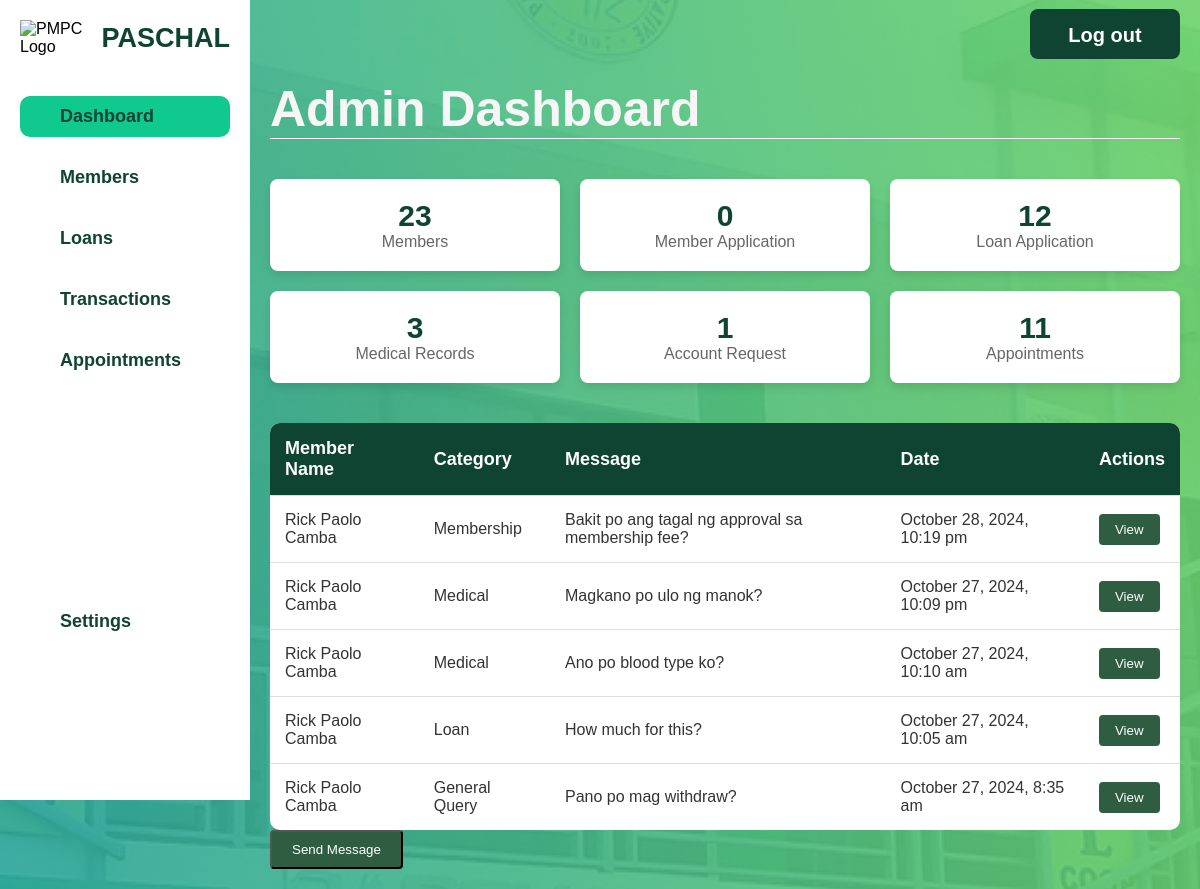
/admin/admin.php, run on the app's committed database.
### tables this page shows
CREATE TABLE `admin_messages` (
  `MessageID` int(11) NOT NULL,
  `MemberID` int(11) DEFAULT NULL,
  `Category` varchar(255) DEFAULT NULL,
  `MessageContent` text DEFAULT NULL,
  `DateSent` datetime DEFAULT NULL,
  `isReplied` tinyint(1) DEFAULT 0
);

### html/admin/admin.php (the view, shortened to what this page needs)
<?php
$servername = "localhost";
$dbUsername = "root";
$dbPassword = "";
$dbname = "pmpc";
$conn = new mysqli($servername, $dbUsername, $dbPassword, $dbname);
$totalMembersQuery = "SELECT COUNT(*) as total FROM member";
$totalMembersResult = $conn->query($totalMembersQuery);
$totalMembers = $totalMembersResult->fetch_assoc()['total'];
$activeMemberApplicationsQuery = "SELECT COUNT(*) as total FROM membership_application WHERE Status = 'In Progress'";
$activeMemberApplicationsResult = $conn->query($activeMemberApplicationsQuery);
$activeMemberApplications = $activeMemberApplicationsResult->fetch_assoc()['total'];
$loanApplicationsQuery = "SELECT COUNT(*) as total FROM loanapplication";
$loanApplicationsResult = $conn->query($loanApplicationsQuery);
$loanApplications = $loanApplicationsResult->fetch_assoc()['total'];
$medicalRecordsQuery = "SELECT COUNT(*) as total FROM medical";
$medicalRecordsResult = $conn->query($medicalRecordsQuery);
$medicalRecords = $medicalRecordsResult->fetch_assoc()['total'];
$accountRequestsQuery = "SELECT COUNT(*) as total FROM Account_request";
$accountRequestsResult = $conn->query($accountRequestsQuery);
$accountRequests = $accountRequestsResult->fetch_assoc()['total'];
$appointmentsQuery = "SELECT COUNT(*) as total FROM appointments";
$appointmentsResult = $conn->query($appointmentsQuery);
$appointments = $appointmentsResult->fetch_assoc()['total'];
$messagesQuery = "SELECT CONCAT(m.FirstName, ' ', m.LastName) AS MemberName,
                         a.Category, a.MessageContent, a.DateSent, a.MessageID
                  FROM admin_messages a
                  JOIN member m ON a.MemberID = m.MemberID
                  ORDER BY a.DateSent DESC";
$messagesResult = $conn->query($messagesQuery);
?>
<!DOCTYPE html>
<html lang="en">
<head>
    <link rel="stylesheet" href="../../css/admin-dashboard.css">
    <link rel="stylesheet" href="../../css/member-general.css">
    <link rel="stylesheet" href="../../css/admin.css">
</head>
<body>
    <div class="container">
        <div class="sidebar">
            <div class="logo-container">
                <div class="logo">
                    <img src="../../assets/pmpc-logo.png" alt="PMPC Logo">
                </div>
                <h2 class="pmpc-text">PASCHAL</h2>
            </div>
            <ul class="sidebar-menu">
                <li><a href="admin.php" class="active">Dashboard</a></li>
                <li><a href="admin-members.php">Members</a></li>
                <li><a href="admin-loans.php">Loans</a></li>
                <li><a href="admin-transactions.php">Transactions</a></li>
                <li><a href="admin-appointments.php">Appointments</a></li>
            </ul>
            <ul class="sidebar-settings">
                <li><a href="admin-settings.html">Settings</a></li>
            </ul>
        </div>
        <div class="main-content">
            <header>
                <h1>Admin Dashboard</h1>
                <button class="logout-button" onclick="redirectToIndex()">Log out</button>
            </header>
            <section class="dashboard-metrics">
                <div class="metric-box">
                    <h3><?php echo $totalMembers; ?></h3>
                    <p>Members</p>
                </div>
                <div class="metric-box">
                    <h3><?php echo $activeMemberApplications; ?></h3>
                    <p>Member Application</p>
                </div>
                <div class="metric-box">
                    <h3><?php echo $loanApplications; ?></h3>
                    <p>Loan Application</p>
                </div>
                <div class="metric-box">
                    <h3><?php echo $medicalRecords; ?></h3>
                    <p>Medical Records</p>
                </div>
                <div class="metric-box">
                    <h3><?php echo $accountRequests; ?></h3>
                    <p>Account Request</p>
                </div>
                <div class="metric-box">
                    <h3><?php echo $appointments; ?></h3>
                    <p>Appointments</p>
                </div>
            </section>
            <section class="inbox-section">
                <table class="inbox-table">
                    <thead>
                        <tr>
                            <th>Member Name</th>
                            <th>Category</th>
                            <th>Message</th>
                            <th>Date</th>
                            <th>Actions</th>
                        </tr>
                    </thead>
                    <tbody id="inboxMessages">
                        <?php
                        if ($messagesResult->num_rows > 0) {
                            while ($message = $messagesResult->fetch_assoc()) {
                                echo "<tr>
                                    <td>{$message['MemberName']}</td>
                                    <td>{$message['Category']}</td>
                                    <td>{$message['MessageContent']}</td>
                                    <td>" . date('F j, Y, g:i a', strtotime($message['DateSent'])) . "</td>
                                    <td><button class='view-btn' onclick='showViewMessageModal({$message['MessageID']})'>View</button></td>
                                </tr>";
                            }
                        } else {
                            echo "<tr><td colspan='5'>No messages found.</td></tr>";
                        }
                        ?>
                    </tbody>
                </table>
            </section>
            <button class="send-message-button" onclick="openSendMessageModal()">Send Message</button>
        </div>
    </div>
</body>

### css/admin-dashboard.css (style rules this page uses)
.inbox-section { margin-top: 40px; }
.inbox-table { width: 100%; border-collapse: collapse; background-color: white; border-radius: 10px; overflow: hidden; }
.inbox-table thead { background-color: #0F4332; color: white; font-size: 18px; font-weight: bold; }
.inbox-table th, .inbox-table td { padding: 15px; text-align: left; border-bottom: 1px solid #ddd; }
.inbox-table td { font-size: 16px; color: #333; }
.inbox-table tr:last-child td { border-bottom: none; }
.view-btn, .reply-btn { background-color: #2f5d41; color: white; padding: 8px 16px; border-radius: 4px; cursor: pointer; border: none; }
.send-message-button { background-color: #2f5d41; color: white; padding: 10px 20px; border-radius: 4px; cursor: pointer; margin-bottom: 20px; }

### css/member-general.css (style rules this page uses)
* { margin: 0; padding: 0; box-sizing: border-box; font-family: 'Poppins', Arial, Helvetica, sans-serif; }
html, body { height: 100%; font-family: 'Poppins', Arial, Helvetica, sans-serif; }
body { background-image: url('../assets/bg.jpg'); background-size: auto; background-position: center; background-repeat: repeat; }
.container { display: flex; width: 100%; height: 100vh; }
.sidebar { width: 250px; background-color: #fff; display: flex; flex-direction: column; padding: 20px; position: fixed; height: 100vh; }
.logo-container { display: flex; align-items: center; margin-bottom: 20px; }
.logo img { width: 70px; height: auto; margin-right: 10px; }
.pmpc-text { font-size: 27px; color: #0F4332; font-weight: 800; }
.sidebar-menu { list-style: none; padding: 0; }
.sidebar-menu li { margin: 20px 0; }
.sidebar-settings { list-style: none; padding-left: 0; margin-bottom: 20px; }
.sidebar-menu a { color: #0F4332; text-decoration: none; font-size: 18px; font-weight: bold; display: block; padding: 10px 40px; transition: background-color 0.3s ease; }
.sidebar-menu a.active, .sidebar-menu a:hover { background-color: #10C98F; border-radius: 10px; }
.sidebar-settings li { margin: 0; }
.sidebar-settings a { color: #0F4332; text-decoration: none; font-size: 18px; font-weight: bold; padding: 10px 40px; display: block; transition: background-color 0.3s ease; margin-top:200px; }
.main-content { margin-left: 250px; padding: 20px; width: calc(100% - 250px); }
header { display: flex; justify-content: space-between; align-items: center; padding-top: 60px; border-bottom: 1.5px solid #ffffff; margin-bottom: 20px; }
header h1 { font-size: 50px; font-weight: 800; color: #f6f6f6; }
.logout-button { background-color: #0F4332; color: rgb(255, 255, 255); border-radius: 8px; margin-top: -150px; font-size: 20px; font-weight: bold; width: 150px; height: 50px; padding: 15px 25px; border: none; cursor: pointer; transition: background-color 0.3s ease; }

### css/admin.css (style rules this page uses)
.dashboard-metrics { display: grid; grid-template-columns: repeat(3, 1fr); gap: 20px; margin-top: 40px; }
.metric-box { background-color: white; padding: 20px; border-radius: 8px; text-align: center; box-shadow: 0px 4px 8px rgba(0, 0, 0, 0.1); }
.metric-box h3 { font-size: 30px; color: #0F4332; }
.metric-box p { font-size: 16px; color: #666; }

### data on the page
admin_messages: MemberName "Rick Paolo Camba", Category "Membership", MessageContent "Bakit po ang tagal ng approval sa membership fee?", DateSent "October 28, 2024, 10:19 pm"
admin_messages: MemberName "Rick Paolo Camba", Category "Medical", MessageContent "Magkano po ulo ng manok?", DateSent "October 27, 2024, 10:09 pm"
admin_messages: MemberName "Rick Paolo Camba", Category "Medical", MessageContent "Ano po blood type ko?", DateSent "October 27, 2024, 10:10 am"
admin_messages: MemberName "Rick Paolo Camba", Category "Loan", MessageContent "How much for this?", DateSent "October 27, 2024, 10:05 am"
admin_messages: MemberName "Rick Paolo Camba", Category "General Query", MessageContent "Pano po mag withdraw?", DateSent "October 27, 2024, 8:35 am"

### other printed values
$totalMembers "23"
$activeMemberApplications "0"
$loanApplications "12"
$medicalRecords "3"
$accountRequests "1"
$appointments "11"
